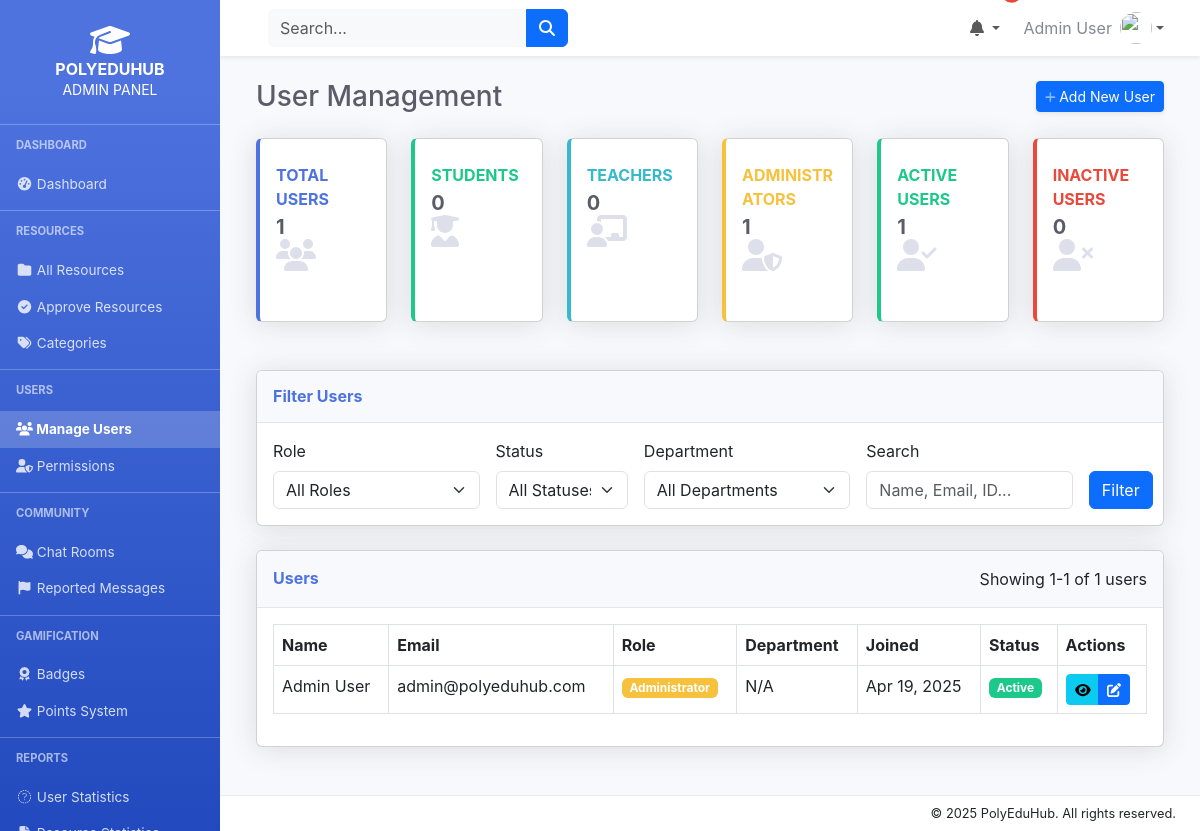
Screenshot of /admin/users/index.php (signed in) with the database file from the repository.
### tables this page shows
CREATE TABLE `users` (
  `id` int(11) NOT NULL AUTO_INCREMENT,
  `first_name` varchar(50) NOT NULL,
  `last_name` varchar(50) NOT NULL,
  `email` varchar(100) NOT NULL UNIQUE,
  `password` varchar(255) NOT NULL,
  `role` enum('student', 'admin') NOT NULL DEFAULT 'student',
  `department` varchar(100) NULL,
  `student_id` varchar(20) NULL,
  `year_of_study` int(1) NULL,
  `profile_image` varchar(255) NULL,
  `bio` text NULL,
  `status` enum('active', 'inactive', 'suspended') NOT NULL DEFAULT 'active',
  `created_at` datetime NOT NULL DEFAULT CURRENT_TIMESTAMP,
  `updated_at` datetime NULL ON UPDATE CURRENT_TIMESTAMP,
  `last_login` datetime NULL,
  PRIMARY KEY (`id`)
);

### admin/users/index.php (the view, shortened to what this page needs)
<?php
$search = isset($_GET['search']) ? trim($_GET['search']) : '';
$page = isset($_GET['page']) ? intval($_GET['page']) : 1;
$limit = 15;
$offset = ($page - 1) * $limit;
try {
    $pdo = getDbConnection();
    $where_clauses = [];
    $params = [];
    $where_sql = !empty($where_clauses) ? "WHERE " . implode(" AND ", $where_clauses) : "";
    $count_sql = "SELECT COUNT(*) FROM users $where_sql";
    $stmt = $pdo->prepare($count_sql);
    $stmt->execute($params);
    $total_users = $stmt->fetchColumn();
    $sql = "
        SELECT id, first_name, last_name, email, role, status, department,
               created_at, last_login, student_id
        FROM users
        $where_sql
        ORDER BY created_at DESC
        LIMIT ? OFFSET ?
    ";
    $all_params = array_merge($params, [$limit, $offset]);
    $stmt = $pdo->prepare($sql);
    $stmt->execute($all_params);
    $users = $stmt->fetchAll();
    $stmt = $pdo->prepare("
        SELECT
            COUNT(*) as total,
            COUNT(CASE WHEN role = 'student' THEN 1 END) as students,
            COUNT(CASE WHEN role = 'teacher' THEN 1 END) as teachers,
            COUNT(CASE WHEN role = 'admin' THEN 1 END) as admins,
            COUNT(CASE WHEN status = 'active' THEN 1 END) as active,
            COUNT(CASE WHEN status = 'inactive' THEN 1 END) as inactive
        FROM users
    ");
    $stmt->execute();
    $user_counts = $stmt->fetch();
} catch (PDOException $e) {
    error_log("Error fetching users: " . $e->getMessage());
    $users = [];
    $departments = [];
    $total_users = 0;
    $total_pages = 0;
    $user_counts = [
        'total' => 0,
        'students' => 0,
        'teachers' => 0,
        'admins' => 0,
        'active' => 0,
        'inactive' => 0
    ];
}
include_once '../includes/header.php';
?>
<div class="container-fluid">
    <div class="d-sm-flex align-items-center justify-content-between mb-4">
        <h1 class="h3 mb-0 text-gray-800">User Management</h1>
        <a href="create.php" class="btn btn-sm btn-primary shadow-sm">
            <i class="fas fa-plus fa-sm text-white-50"></i> Add New User
        </a>
    </div>
    <div class="row mb-4">
        <div class="col-xl-2 col-md-4 mb-4">
            <div class="card border-left-primary shadow h-100 py-2">
                <div class="card-body">
                    <div class="row no-gutters align-items-center">
                        <div class="col mr-2">
                            <div class="text-xs font-weight-bold text-primary text-uppercase mb-1">
                                Total Users</div>
                            <div class="h5 mb-0 font-weight-bold text-gray-800"><?= number_format($user_counts['total']) ?></div>
                        </div>
                        <div class="col-auto">
                            <i class="fas fa-users fa-2x text-gray-300"></i>
                        </div>
                    </div>
                </div>
            </div>
        </div>
        <div class="col-xl-2 col-md-4 mb-4">
            <div class="card border-left-success shadow h-100 py-2">
                <div class="card-body">
                    <div class="row no-gutters align-items-center">
                        <div class="col mr-2">
                            <div class="text-xs font-weight-bold text-success text-uppercase mb-1">
                                Students</div>
                            <div class="h5 mb-0 font-weight-bold text-gray-800"><?= number_format($user_counts['students']) ?></div>
                        </div>
                        <div class="col-auto">
                            <i class="fas fa-user-graduate fa-2x text-gray-300"></i>
                        </div>
                    </div>
                </div>
            </div>
        </div>
        <div class="col-xl-2 col-md-4 mb-4">
            <div class="card border-left-info shadow h-100 py-2">
                <div class="card-body">
                    <div class="row no-gutters align-items-center">
                        <div class="col mr-2">
                            <div class="text-xs font-weight-bold text-info text-uppercase mb-1">
                                Teachers</div>
                            <div class="h5 mb-0 font-weight-bold text-gray-800"><?= number_format($user_counts['teachers']) ?></div>
                        </div>
                        <div class="col-auto">
                            <i class="fas fa-chalkboard-teacher fa-2x text-gray-300"></i>
                        </div>
                    </div>
                </div>
            </div>
        </div>
        <div class="col-xl-2 col-md-4 mb-4">
            <div class="card border-left-warning shadow h-100 py-2">
                <div class="card-body">
                    <div class="row no-gutters align-items-center">
                        <div class="col mr-2">
                            <div class="text-xs font-weight-bold text-warning text-uppercase mb-1">
                                Administrators</div>
                            <div class="h5 mb-0 font-weight-bold text-gray-800"><?= number_format($user_counts['admins']) ?></div>
                        </div>
                        <div class="col-auto">
                            <i class="fas fa-user-shield fa-2x text-gray-300"></i>
                        </div>
                    </div>
                </div>
            </div>
        </div>
        <div class="col-xl-2 col-md-4 mb-4">
            <div class="card border-left-success shadow h-100 py-2">
                <div class="card-body">
                    <div class="row no-gutters align-items-center">
                        <div class="col mr-2">
                            <div class="text-xs font-weight-bold text-success text-uppercase mb-1">
                                Active Users</div>
                            <div class="h5 mb-0 font-weight-bold text-gray-800"><?= number_format($user_counts['active']) ?></div>
                        </div>
                        <div class="col-auto">
                            <i class="fas fa-user-check fa-2x text-gray-300"></i>
                        </div>
                    </div>
                </div>
            </div>
        </div>
        <div class="col-xl-2 col-md-4 mb-4">
            <div class="card border-left-danger shadow h-100 py-2">
                <div class="card-body">
                    <div class="row no-gutters align-items-center">
                        <div class="col mr-2">
                            <div class="text-xs font-weight-bold text-danger text-uppercase mb-1">
                                Inactive Users</div>
                            <div class="h5 mb-0 font-weight-bold text-gray-800"><?= number_format($user_counts['inactive']) ?></div>
                        </div>
                        <div class="col-auto">
                            <i class="fas fa-user-times fa-2x text-gray-300"></i>
                        </div>
                    </div>
                </div>
            </div>
        </div>
    </div>
    <div class="card shadow mb-4">
        <div class="card-header py-3">
            <h6 class="m-0 font-weight-bold text-primary">Filter Users</h6>
        </div>
        <div class="card-body">
            <form method="GET" action="" class="row g-3 align-items-end">
                <div class="col-md-3">
                    <label for="role" class="form-label">Role</label>
                    <select class="form-select" id="role" name="role">
                        <option value="">All Roles</option>
                    </select>
                </div>
                <div class="col-md-2">
                    <label for="status" class="form-label">Status</label>
                    <select class="form-select" id="status" name="status">
                        <option value="">All Statuses</option>
                    </select>
                </div>
                <div class="col-md-3">
                    <label for="department" class="form-label">Department</label>
                    <select class="form-select" id="department" name="department">
                        <option value="">All Departments</option>
                    </select>
                </div>
                <div class="col-md-3">
                    <label for="search" class="form-label">Search</label>
                    <input type="text" class="form-control" id="search" name="search"
                          placeholder="Name, Email, ID..." value="<?= htmlspecialchars($search) ?>">
                </div>
                <div class="col-md-1">
                    <button type="submit" class="btn btn-primary">Filter</button>
                </div>
            </form>
        </div>
    </div>
    <div class="card shadow mb-4">
        <div class="card-header py-3 d-flex justify-content-between align-items-center">
            <h6 class="m-0 font-weight-bold text-primary">Users</h6>
            <span>Showing <?= min($offset + 1, $total_users) ?>-<?= min($offset + $limit, $total_users) ?> of <?= $total_users ?> users</span>
        </div>
        <div class="card-body">
            <?php if (empty($users)): ?>
                <div class="text-center py-4">
                    <i class="fas fa-users fa-4x text-gray-300 mb-3"></i>
                    <p>No users found matching your criteria. Try adjusting your filters.</p>
                </div>
            <?php else: ?>
                <div class="table-responsive">
                    <table class="table table-bordered">
                        <thead>
                            <tr>
                                <th>Name</th>
                                <th>Email</th>
                                <th>Role</th>
                                <th>Department</th>
                                <th>Joined</th>
                                <th>Status</th>
                                <th>Actions</th>
                            </tr>
                        </thead>
                        <tbody>
                            <?php foreach ($users as $user): ?>
                                <tr>
                                    <td>
                                        <?= htmlspecialchars($user['first_name'] . ' ' . $user['last_name']) ?>
                                    </td>
                                    <td><?= htmlspecialchars($user['email']) ?></td>
                                    <td>
                                        <?php if ($user['role'] === 'admin'): ?>
                                            <span class="badge bg-warning">Administrator</span>
                                        <?php elseif ($user['role'] === 'teacher'): ?>
                                            <span class="badge bg-info">Teacher</span>
                                        <?php else: ?>
                                            <span class="badge bg-primary">Student</span>
                                        <?php endif; ?>
                                    </td>
                                    <td><?= htmlspecialchars($user['department'] ?: 'N/A') ?></td>
                                    <td><?= date('M j, Y', strtotime($user['created_at'])) ?></td>
                                    <td>
                                        <?php if ($user['status'] === 'active'): ?>
                                            <span class="badge bg-success">Active</span>
                                        <?php else: ?>
                                            <span class="badge bg-danger">Inactive</span>
                                        <?php endif; ?>
                                    </td>
                                    <td>
                                        <div class="btn-group" role="group">
                                            <a href="view.php?id=<?= $user['id'] ?>" class="btn btn-sm btn-info">
                                                <i class="fas fa-eye"></i>
                                            </a>
                                            <a href="edit.php?id=<?= $user['id'] ?>" class="btn btn-sm btn-primary">
                                                <i class="fas fa-edit"></i>
                                            </a>
                                        </div>
                                    </td>
                                </tr>
                            <?php endforeach; ?>
                        </tbody>
                    </table>
                </div>
            <?php endif; ?>
        </div>
    </div>
</div>
<?php
include_once '../includes/footer.php';
?>

### assets/css/admin.css (style rules this page uses)
:root { --primary: #4e73df; --success: #1cc88a; --info: #36b9cc; --warning: #f6c23e; --danger: #e74a3b; --dark: #5a5c69; --light: #f8f9fc; }
body { font-family: "Nunito", -apple-system, BlinkMacSystemFont, "Segoe UI", Roboto, "Helvetica Neue", Arial, sans-serif; background-color: #f8f9fc; }
.card { margin-bottom: 1.5rem; }
.card .card-header { background-color: #f8f9fc; border-bottom: 1px solid #e3e6f0; }
.border-left-primary { border-left: 0.25rem solid #4e73df !important; }
.border-left-success { border-left: 0.25rem solid #1cc88a !important; }
.border-left-info { border-left: 0.25rem solid #36b9cc !important; }
.border-left-warning { border-left: 0.25rem solid #f6c23e !important; }
.border-left-danger { border-left: 0.25rem solid #e74a3b !important; }
.bg-success { background-color: #1cc88a !important; }
.bg-warning { background-color: #f6c23e !important; }
.text-primary { color: #4e73df !important; }
.text-success { color: #1cc88a !important; }
.text-info { color: #36b9cc !important; }
.text-warning { color: #f6c23e !important; }
.text-danger { color: #e74a3b !important; }
.text-gray-300 { color: #dddfeb !important; }
.text-gray-800 { color: #5a5c69 !important; }
.font-weight-bold { font-weight: 700 !important; }
.shadow { box-shadow: 0 .15rem 1.75rem 0 rgba(58, 59, 69, .15) !important; }
.shadow-sm { box-shadow: 0 .125rem .25rem 0 rgba(58, 59, 69, .1) !important; }

### admin/includes/header.php (style rules this page uses)
body { display: flex; height: 100vh; overflow: hidden; }

### rows the page displays
users: first_name+last_name "Admin User", email "admin@polyeduhub.com", role "Administrator", department "N/A", created_at "Apr 19, 2025", status "Active"

### other values shown
$_SESSION['first_name'] . ' ' . $_SESSION['last_name'] "Admin User"
$user_counts['total'] "1"
$user_counts['students'] "0"
$user_counts['teachers'] "0"
$user_counts['admins'] "1"
$user_counts['active'] "1"
$user_counts['inactive'] "0"
min($offset + 1, $total_users) "1"
min($offset + $limit, $total_users) "1"
$total_users "1"
